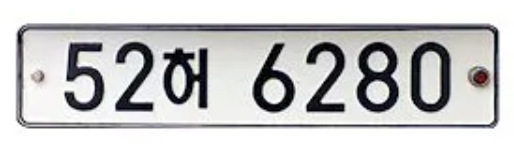
#> input picture aiworks/source/car2.png, 514 x 145 px
$ jupyter execute --allow-errors 'ocr_번호판인식.ipynb'
#> lines starting #> are read from the running program, lines starting #| are printed output that depends on the picture; after the words box and inside, x2 and y2 are one past the last pixel; in counts of white or black regions, pixels touching at a corner belong together
[cell 1]
import cv2
import matplotlib.pyplot as plt
from pytesseract import pytesseract

img = cv2.imread("source/car2.png", cv2.IMREAD_GRAYSCALE)
#> img: shape (145, 514); min 0, max 255, mean 196.2

# 이진 이미지로 변경 (40정도 최적화)
_, bin_img = cv2.threshold(img, 40, 255, cv2.THRESH_BINARY)
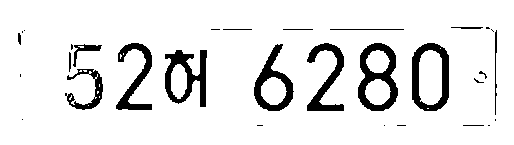
#> bin_img: shape (145, 514); 90.1% white; 31 black regions (14 under 20 px), largest, box (x1, y1, x2, y2) and area: (358, 43, 398, 111) 1246, (165, 50, 207, 107) 1116, (412, 43, 449, 111) 1099

plt.imshow(bin_img, cmap='gray')
plt.axis('off')
plt.show()

[cell 2]
# tesseract 사용
pytesseract.tesseract_cmd = \
        r"C:\Users\kiyon\AppData\Local\Programs\Tesseract-OCR\tesseract.exe"
#> (the rest of this cell did not finish here and is left out)

[cell 3]
import cv2
import matplotlib.pyplot as plt
from pytesseract import pytesseract

img = cv2.imread("source/sonata1.png", cv2.IMREAD_GRAYSCALE)
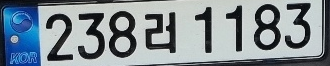
#> input picture aiworks/source/sonata1.png, 330 x 66 px
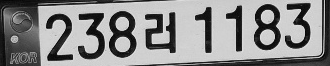
#> img: shape (66, 330); min 0, max 231, mean 140

# 이진 이미지로 변경 (40정도 최적화)
_, bin_img = cv2.threshold(img, 35, 255, cv2.THRESH_BINARY)
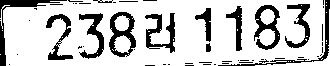
#> bin_img: shape (66, 330); 78.6% white; 53 black regions (41 under 20 px), largest, box (x1, y1, x2, y2) and area: (0, 0, 67, 66) 564, (109, 12, 136, 57) 547, (254, 5, 280, 50) 518

plt.imshow(bin_img, cmap='gray')
plt.axis('off')
plt.show()

# tesseract 사용
pytesseract.tesseract_cmd = \
        r"C:\Users\kiyon\AppData\Local\Programs\Tesseract-OCR\tesseract.exe"
#> (the rest of this cell did not finish here and is left out)

[cell 4]
import cv2
import matplotlib.pyplot as plt
from pytesseract import pytesseract

img = cv2.imread("source/car1.png", cv2.IMREAD_GRAYSCALE)
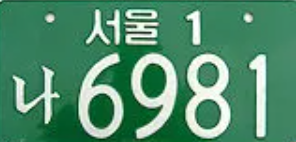
#> input picture aiworks/source/car1.png, 296 x 142 px
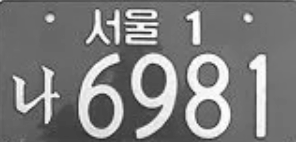
#> img: shape (142, 296); min 39, max 255, mean 125.9

# 이진 이미지로 변경 (40정도 최적화)
_, bin_img = cv2.threshold(img, 120, 250, cv2.THRESH_BINARY)
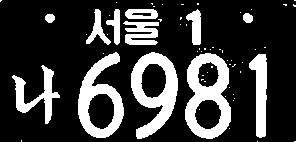
#> bin_img: shape (142, 296); values 0 (black) and 250 (white), 23.1% white; 63 white regions (51 under 20 px), largest, box (x1, y1, x2, y2) and area: (185, 53, 231, 139) 2154, (131, 52, 178, 139) 1953, (78, 52, 124, 138) 1777

plt.imshow(bin_img, cmap='gray')
plt.axis('off')
plt.show()

# tesseract 사용
pytesseract.tesseract_cmd = \
        r"C:\Users\kiyon\AppData\Local\Programs\Tesseract-OCR\tesseract.exe"
#> (the rest of this cell did not finish here and is left out)
